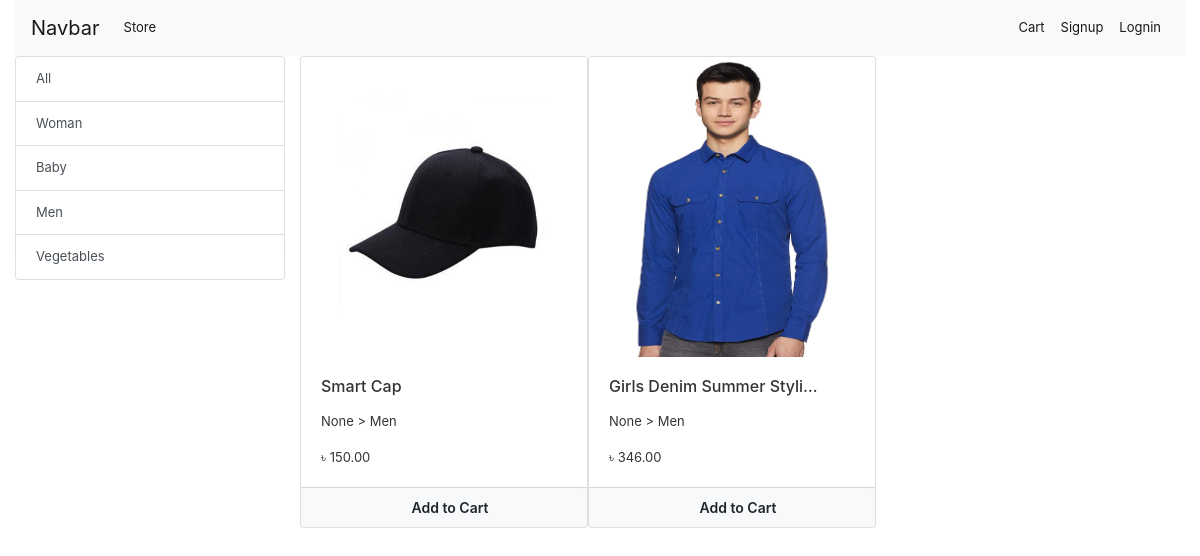
Page /?category=9 on the committed database.
### store/models/model_category.py (models this page shows)
class Category(MPTTModel):
    name = models.CharField(max_length=20)
    parent = TreeForeignKey(
        'self',
        on_delete=models.PROTECT,
        null=True,
        blank=True,
        related_name='children',
        db_index=True,
        )
    class MPTTMeta:
        order_insertion_by = ['name']
    def __str__(self):
        return self.name

### store/models/model_product.py (models this page shows, shortened)
class Product(models.Model):
    category = models.ForeignKey(Category, on_delete=models.CASCADE, related_name='products')
    name = models.CharField(max_length=100)
    price = models.DecimalField(max_digits=12, decimal_places=2)
    sell_price = models.DecimalField(max_digits=12, decimal_places=2)
    discription = models.TextField()
    code = models.CharField(max_length=25, unique=True)
    image = models.ImageField(upload_to='uplode/product_image/')
    date = models.DateTimeField(auto_now_add=True)
    @staticmethod
    def get_all_products_by_id(category_id):
        if category_id:
            return Product.objects.filter(category=category_id)
        else:
            return Product.get_all_products()

### store/views/home.py (the view, shortened to what this page needs)
# urls.py: path('', Index.as_view(), name='home'),
class Index(View):
    def get(self, request):
        products = None
        categorys = Category.objects.all()
        categoryID = request.GET.get('category')
        if categoryID:
            products = Product.get_all_products_by_id(categoryID)
        else:
            products = Product.get_all_products()
        contex = {
            'products':products,
            'categorys':categorys,
        }
        return render(request, 'index.html', contex)

### store/templatetags/custom_filter.py (called while the page is built)
@register.filter(name='currency')
def currency(number):
    return "৳ " + str(number)

### store/templates/index.html (shortened to what this page needs)
{% extends 'base.html' %}
{% load mptt_tags %}
{% block content %}
{% load cart %}
{% load custom_filter %}
    <div class="container-fluid">
        <div class="row">
            <div class="col-lg-3 mx-auto">
                <div class="list-group">
                    <a href="/" class="list-group-item list-group-item-action">All</a>
                    {% for category in categorys %}
                    <a href="/?category={{ category.id }}" class="list-group-item list-group-item-action">
                        {{ category.name }}</a>
                    {% endfor %}
                </div>
            </div>
        <div id="products" class="col-lg-9 mx-auto">
            <div class="row">
                {% for product in products %}
                    <div class="card" id={{product.id}} style="width: 18rem;">
                        <img height="300" src="{{ product.image.url }}" class="card-img-top" alt="...">
                        <div class="card-body">
                            <h6 class="card-title"><p style="cursor: pointer;" title="{{ product.name }}">{{ product.name|truncatechars:25 }}</p></h6>
                            <p class="card-text">{{ product.category.parent }} > {{ product.category }}</p>
                            <p class="card-text">{{ product.price|currency }}</p>
                        </div>
                        <div class="card-footer p-0">
                            {% if product|is_in_cart:request.session.cart %}
                            <div class="row no-gutters">
                                <form action="/#{{product.id}}" class="col-2" method="post">
                                    {% csrf_token %}
                                    <input hidden type="text" name="product" value="{{ product.id }}">
                                    <input hidden type="text" name="remove" value="True">
                                    <input type="submit" value="-" class="col-2  btn btn-block btn-info">
                                </form>
                                <div class="text-center col cart_quantity">{{ product|cart_quantity:request.session.cart }} in Cart</div>
                                <form action="/#{{product.id}}" class="col-2" method="post">
                                    {% csrf_token %}
                                    <input hidden type="text" name="product" value="{{ product.id }}">
                                    <input type="submit" value="+" class="col-2  btn btn-block btn-info">
                                </form>
                            </div>
                            {% else %}
                            <form action="/#{{product.id}}" method="POST" class="btn-block">
                                <input type="submit" href="#" class="btn btn-light btn-sm btn-block py-2 add-to-cart" value="Add to Cart">
                            </form>
                            {% endif %}
                        </div>
                    </div>
                {% endfor %}
            </div>
        </div>
    </div>
    </div>
    {% endblock %}

### static/css/style.css (style rules this page uses)
* { margin: 0; padding: 0; outline: 0; }
.btn:not(:disabled):not(.disabled) { padding-left: 20px; }
.add-to-cart { font-weight: 600; }
body { color: #333; font-size: 13px; margin: 0; }

### rows in the picture
Category: name "Woman"
Category: name "Baby"
Category: name "Men"
Category: name "Vegetables"
Product: image (picture), name "Smart Cap", category.parent "None", category "Men", price "৳ 150.00"
Product: image (picture), name "Girls Denim Summer Styli…", category.parent "None", category "Men", price "৳ 346.00"
